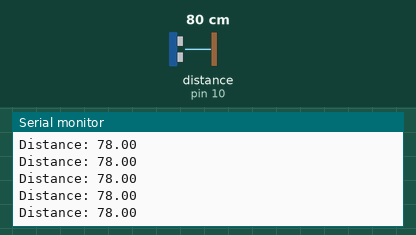
A sketch run on a simulated Arduino Uno, built with avr-gcc and run on an emulated ATmega328P. Parts: the last lines printed to the serial monitor. Wiring (inferred from the names in the program): ultrasonic range finder: trigger pin 9; echo pin 10. Inputs (shaded band) come from the test bench; at power-on: distance to the obstacle (sensor on pin 10) 80 cm. The echo pulse lasts 58.3 µs per cm.

Above: at 1.2 s.
1.3 s: distance to the obstacle (sensor on pin 10) set to 2 cm
At 1.8 s:
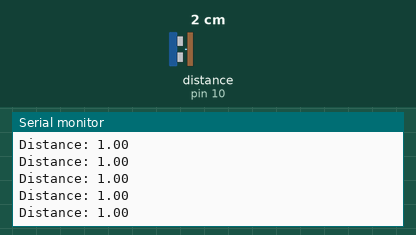
4.3 s: distance to the obstacle (sensor on pin 10) set to 120 cm
At 4.8 s:
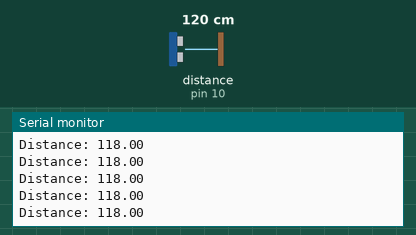
7.3 s: distance to the obstacle (sensor on pin 10) set to 18 cm
At 7.8 s:
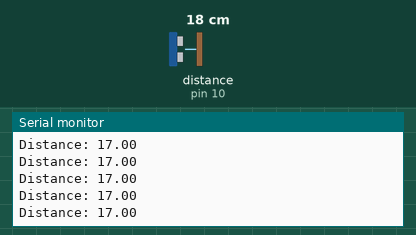
Timing chart, 0 to 10.3 s (numbered marks = the images above; inputs shaded):
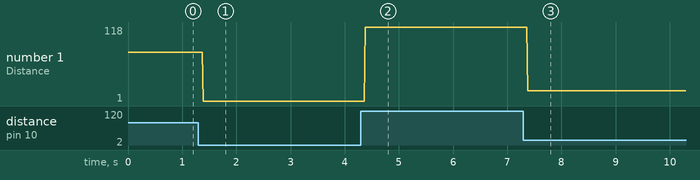

The sketch:

Ultrasonic_sonar_using_function_calling_jun29a.ino
```cpp
const int echopin=10;
const int trigpin=9;
//defines Variables.
long duration;
int distance;
float sonar(int trigpin1,int echopin2)
{
   // Clears the trigpin.
digitalWrite(trigpin1, LOW);
delayMicroseconds(2);
//Sets the trigpin on HIGH state for 10 microseconds
digitalWrite(trigpin1, HIGH);
delayMicroseconds(10);
digitalWrite(trigpin1, LOW);
//Reads the echopin, returns the soundwave travel time in microseconds.
duration=pulseIn(echopin2,HIGH);
//calculating the distance
distance=duration*0.034/2;
return distance;
}
void setup() {
  //trigger throws soundwaves.
  //echo recieves soundwaves.
  // put your setup code here, to run once:
pinMode(echopin,INPUT);//Sets the echopin as INPUT.
pinMode(trigpin,OUTPUT);//sets trigpin as OUTPUT.
Serial.begin(9600);//Starts the serial communication.
}

void loop() {
float result=sonar(trigpin,echopin);

//Prints the distance on the serial Monitor.
Serial.print("Distance: ");
Serial.println(result);
}
```

Measured:
- after the input at 1.3 s, the serial monitor: prints a new line after 0.08 s (image 1)
- after the input at 4.3 s, the serial monitor: prints a new line after 0.08 s (image 2)
- after the input at 7.3 s, the serial monitor: prints a new line after 0.07 s (image 3)
- plotted number 1: 78 → 1 after the input at 1.3 s, 1 → 118 after the input at 4.3 s, 118 → 17 after the input at 7.3 s
